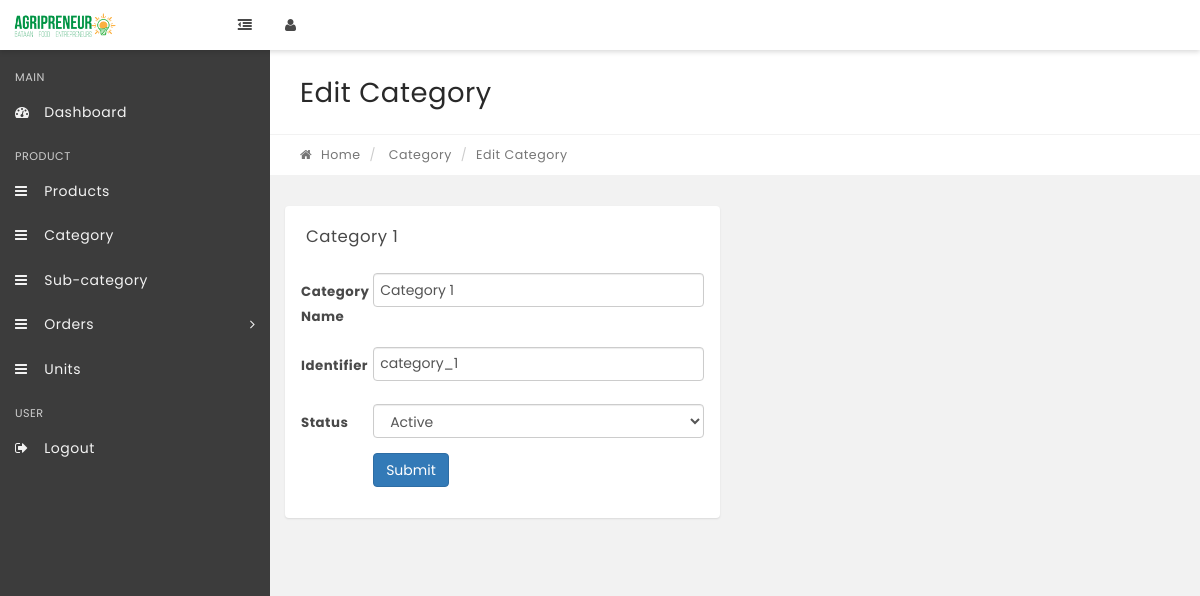
The app's page /admin/category/edit/1 with its own data.
### tables this page shows
CREATE TABLE `tbl_category` (
  `category_id` int(11) NOT NULL,
  `category_name` varchar(255) NOT NULL,
  `category_identifier` varchar(255) NOT NULL,
  `category_status` int(11) NOT NULL,
  `timestamp_created` timestamp NOT NULL DEFAULT CURRENT_TIMESTAMP,
  `timestamp_update` timestamp NOT NULL DEFAULT '0000-00-00 00:00:00' ON UPDATE CURRENT_TIMESTAMP
);

### application/libraries/Template.php (called while the page is built, shortened)
<?php
class Template {
    var $use_template = '';
    var $use_template_file = '';
    var $template_data = array();
	var $CI;
	function __construct(){
		$this->CI =& get_instance();
	}
	function set_title($title){
		$this->template_data['title'] = $title;
	}
	function set_additional_css($css_set){
        $this->template_data['additional_css'] = $css_set;
    }
    function set_additional_js($js_set){
        $this->template_data['add_js'] = $js_set;
    }
    public function set_template($name,$file="template"){
        $this->use_template = $name;
        $this->use_template_file = $file;
    }
    public function load_sub($key,$value){
        if(is_array($key)){
            $this->template_data = $key;
        }else{
            $this->template_data[$key] = $value;
        }
    }
    public function load($path){
        $content = $this->CI->load->view($path,$this->template_data,true);
        $this->template_data["content"] = $content;
        $template_path = $this->use_template . "/" . $this->use_template_file;
        $this->CI->load->view("templates/".$template_path,$this->template_data);
    }
}

### application/controllers/Admin.php (called while the page is built, shortened)
<?php
class Admin extends CI_Controller {
    function __construct(){
        $styles = array(
            'assets/user/css/prism/prism.css',
            'assets/user/css/ladda/ladda-themeless.min.css',
		);
		$js = array(
            'assets/user/js/login.js',
            'assets/user/js/user.js',
            'assets/user/js/admin.js',
            'assets/user/js/switchery/switchery.min.js',
            'assets/user/js/ladda/ladda.min.js',
            'assets/user/js/prism/prism.js'
		);
		$this->template->set_additional_css($styles);
		$this->template->set_additional_js($js);
        $this->template->set_title('Admin - Dashboard');
        $this->template->set_template('admin');
    }
    function category_edit($id)
    {
        $this->template->load_sub('user', $this->user_model->get_user_data($this->session->userdata('id')));
        $this->template->load_sub('category', $this->category_model->get_category_info($id));
        $this->template->load('admin/edit_category');
    }
}

### index.php (called while the page is built, shortened)
<?php
require_once BASEPATH.'core/CodeIgniter.php';

### application/models/Category_model.php (called while the page is built, shortened)
<?php
class Category_model extends CI_Model {
    function get_category_info($id)
    {
        $this->db->select('*');
        $this->db->from('tbl_category');
        $this->db->where('category_id', $id);
        $query = $this->db->get();
        if($query->num_rows()){
			return $query->row();
		}
		return [];
    }
}

### application/views/admin/edit_category.php (the view, shortened to what this page needs)
<div class="row page-title-div">
	<div class="col-md-6">
		<h2 class="title">Edit Category</h2>
	</div>
	<div class="col-md-6 right-side">
	</div>
</div>
<div class="row breadcrumb-div">
	<div class="col-md-6">
		<ul class="breadcrumb">
			<li>
				<a href="<?php echo base_url();?>/admin">
					<i class="fa fa-home"></i> Home</a>
			</li>
			<li>
				<a href="<?php echo base_url();?>admin/category">Category</a>
			</li>
			<li class="active">Edit Category</li>
		</ul>
	</div>
</div>
<section class="section">
	<div class="row">
		<div class="col-md-6">
			<div class="panel">
				<div class="panel-heading">
					<div class="panel-title">
						<h5><?php echo ucfirst($category->category_name);?></h5>
					</div>
				</div>
				<div class="panel-body">
					<form class="form-horizontal" id="edit_category">
						<div class="form-group">
							<label for="category_name" class="col-sm-2 control-label">Category Name</label>
							<div class="col-sm-10">
								<input type="text" class="form-control" id="category_name" name ="category_name"  value="<?php echo $category->category_name;?>">
							</div>
						</div>
						<div class="form-group">
							<label for="category_identifier" class="col-sm-2 control-label">Identifier</label>
							<div class="col-sm-10">
								<input type="text" class="form-control" id="category_identifier" name="category_identifier" value="<?php echo $category->category_identifier;?>">
							</div>
						</div>
						<div class="form-group">
							<label for="status" class="col-sm-2 control-label">Status</label>
							<div class="col-sm-10">
                                <select class="form-control" name="status" id="status">
                                    <option value="1" <?php if($category->category_status == 1){echo 'selected';} ?>>Active</option>
                                </select>
							</div>
						</div>
						<div class="form-group">
							<div class="col-sm-offset-2 col-sm-10">
								<button type="submit" class="btn btn-primary">Submit</button>
							</div>
						</div>
					</form>
				</div>
			</div>
		</div>
	</div>
</section>

### records on screen
tbl_category: category_name "Category 1", category_identifier "category_1", status "Active"
